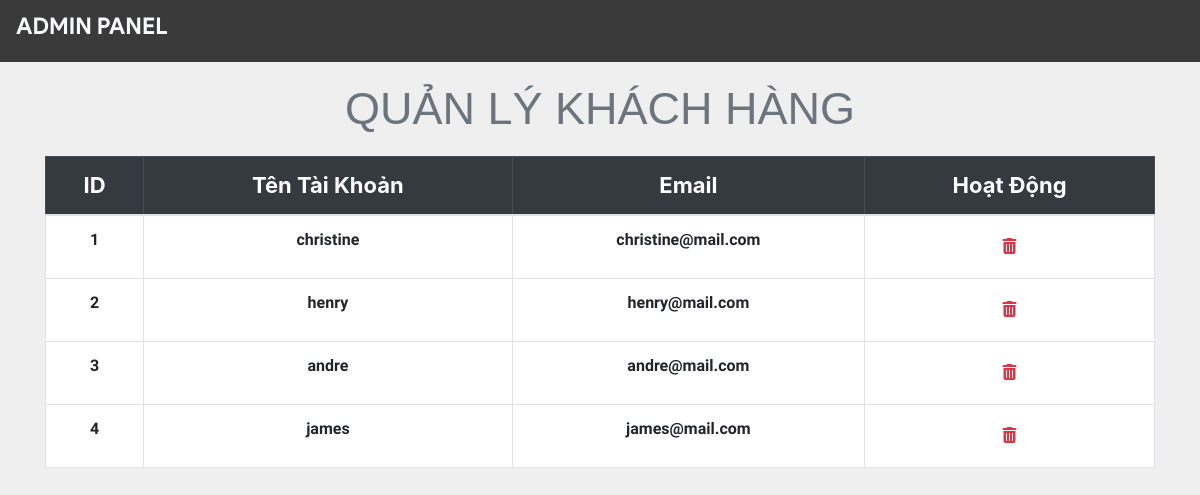
The page /admin/all_users.php on the database its author committed.
### tables this page shows
CREATE TABLE `users` (
  `user_id` int(11) NOT NULL,
  `username` nvarchar(20) NOT NULL,
  `email` varchar(50) NOT NULL,
  `password` varchar(100) NOT NULL
);

### admin/all_users.php (the view, shortened to what this page needs)
<?php include_once 'header.php'; ?>
<?php include_once 'footer.php';
require '../helpers/init_conn_db.php'; ?>
<main>
    <div class="container-md mt-2">
        <h1 class="display-4 text-center text-secondary">QUẢN LÝ KHÁCH HÀNG</h1>
        <table class="table table-bordered">
            <thead class="table-dark">
                <tr>
                    <th scope="col">ID</th>
                    <th scope="col">Tên Tài Khoản</th>
                    <th scope="col">Email</th>
                    <th scope="col">Hoạt Động</th>
                </tr>
            </thead>
            <tbody>
                <?php
                $sql = 'SELECT user_id, username, email FROM users';
                $stmt = mysqli_stmt_init($conn);
                mysqli_stmt_prepare($stmt, $sql);
                mysqli_stmt_execute($stmt);
                $result = mysqli_stmt_get_result($stmt);
                while ($row = mysqli_fetch_assoc($result)) {
                    echo "
                    <tr class='text-center'>
                        <td>".$row['user_id']."</td>
                        <td>".$row['username']."</td>
                        <td>".$row['email']."</td>
                        <td>
                            <form action='all_users.php' method='post'>
                                <input name='user_id' type='hidden' value=".$row['user_id'].">
                                <button class='btn' type='submit' name='del_user'>
                                    <i class='text-danger fa fa-trash'></i>
                                </button>
                            </form>
                        </td>
                    </tr>
                    ";
                }
                ?>
            </tbody>
        </table>
    </div>
</main>

### admin/all_users.php (style rules this page uses)
table { background-color: white; }
h1 { margin-top: 20px; margin-bottom: 20px; font-family: 'Arial'; font-size: 45px !important; font-weight: lighter; }
body { background-color: #efefef; }
th { font-size: 22px; }
td { margin-top: 10px !important; font-size: 16px; font-weight: bold; font-family: 'Assistant', sans-serif !important; }
.table-dark { text-align: center; }

### rows shown on the page
users: user_id "1", username "christine", email "christine@mail.com"
users: user_id "2", username "henry", email "henry@mail.com"
users: user_id "3", username "andre", email "andre@mail.com"
users: user_id "4", username "james", email "james@mail.com"
